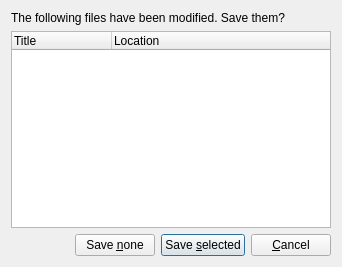
<?xml version="1.0" encoding="UTF-8"?>
<ui version="4.0">
 <class>MultiSaveDialog</class>
 <widget class="QDialog" name="MultiSaveDialog">
  <property name="geometry">
   <rect>
    <x>0</x>
    <y>0</y>
    <width>342</width>
    <height>267</height>
   </rect>
  </property>
  <property name="windowTitle">
   <string>Save modified files?</string>
  </property>
  <layout class="QVBoxLayout" name="verticalLayout">
   <item>
    <widget class="QLabel" name="label">
     <property name="text">
      <string>The following files have been modified. Save them?</string>
     </property>
    </widget>
   </item>
   <item>
    <widget class="QTreeWidget" name="fileTree">
     <property name="rootIsDecorated">
      <bool>false</bool>
     </property>
     <column>
      <property name="text">
       <string>Title</string>
      </property>
     </column>
     <column>
      <property name="text">
       <string>Location</string>
      </property>
     </column>
    </widget>
   </item>
   <item>
    <layout class="QHBoxLayout" name="horizontalLayout">
     <item>
      <spacer name="horizontalSpacer">
       <property name="orientation">
        <enum>Qt::Horizontal</enum>
       </property>
       <property name="sizeHint" stdset="0">
        <size>
         <width>40</width>
         <height>20</height>
        </size>
       </property>
      </spacer>
     </item>
     <item>
      <widget class="QPushButton" name="noneButton">
       <property name="text">
        <string>Save &amp;none</string>
       </property>
       <property name="autoDefault">
        <bool>false</bool>
       </property>
      </widget>
     </item>
     <item>
      <widget class="QPushButton" name="saveButton">
       <property name="text">
        <string>Save &amp;selected</string>
       </property>
       <property name="autoDefault">
        <bool>false</bool>
       </property>
       <property name="default">
        <bool>true</bool>
       </property>
      </widget>
     </item>
     <item>
      <widget class="QPushButton" name="cancelButton">
       <property name="text">
        <string>&amp;Cancel</string>
       </property>
       <property name="autoDefault">
        <bool>false</bool>
       </property>
       <property name="default">
        <bool>false</bool>
       </property>
      </widget>
     </item>
    </layout>
   </item>
  </layout>
 </widget>
 <resources/>
 <connections/>
</ui>
